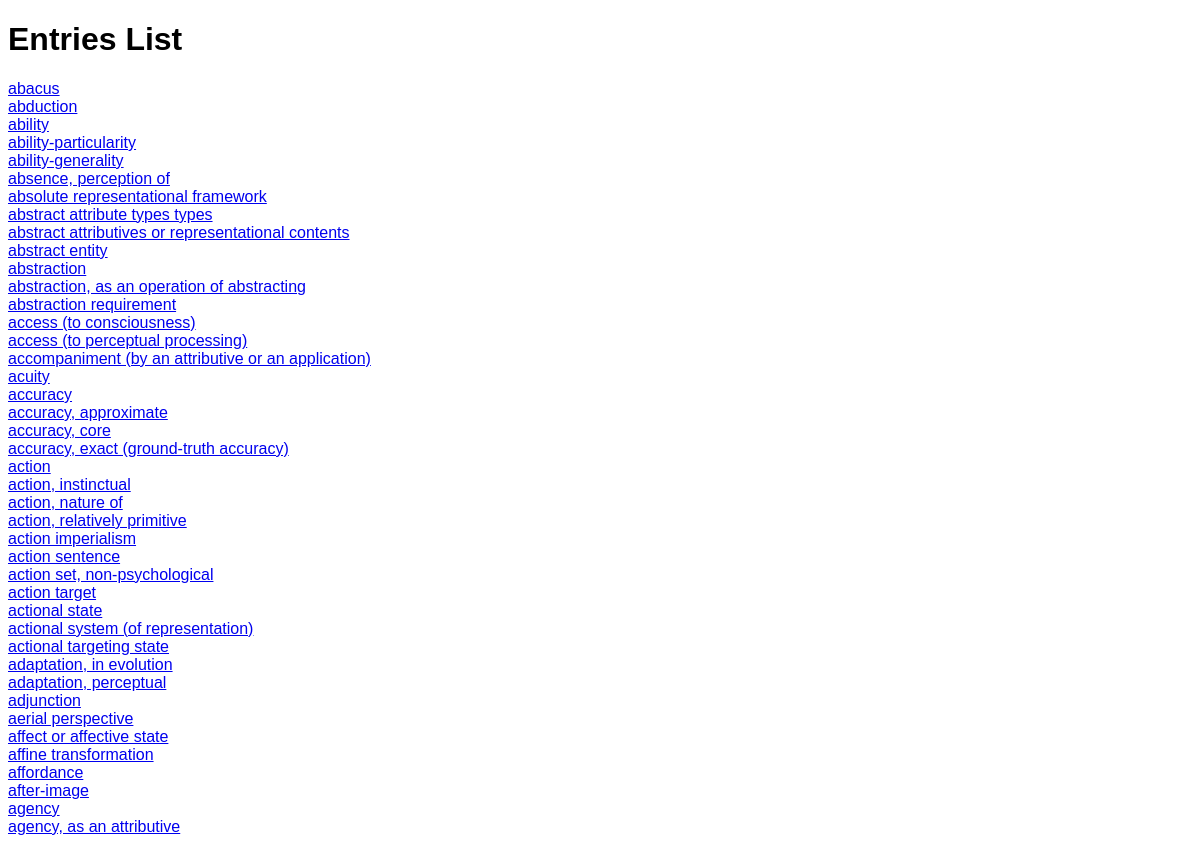
The page / on the database its author committed.
### app.py (models this page shows)
class Entries(db.Model):
    __tablename__ = 'entries_main'
    id = db.Column(db.Integer, primary_key=True)
    entry = db.Column(db.String)

### app.py (the view)
@app.route('/')
def index():
    entries = Entries.query.all()
    return render_template('entry_list.html', entries=entries)

### templates/entry_list.html
{% extends 'base.html' %}
{% block head %}
<h1>
Entries List
</h1>
{% endblock %}
{% block body %}
{% for entry in entries %}
<a href="/indiv_entry/{{entry.id}}">{{ entry.entry }}</a>
<br>
{% endfor %}
{% endblock %}

### templates/base.html (shortened to what this page needs)
<!DOCTYPE html>
<html lang="en">
<head>
    <link rel="stylesheet" href="{{ url_for('static', filename='css/main.css') }}">
    {% block head %}{% endblock %}
</head>
<body>
    {% block body %}{% endblock %}
</body>
</html>

### static/css/main.css (style rules this page uses)
body { margin: 50; font-family: sans-serif; }

### rows shown on the page
Entries: entry "abacus"
Entries: entry "abduction"
Entries: entry "ability"
Entries: entry "ability-particularity"
Entries: entry "ability-generality"
Entries: entry "absence, perception of"
Entries: entry "absolute representational framework"
Entries: entry "abstract attribute types types"
Entries: entry "abstract attributives or representational contents"
Entries: entry "abstract entity"
Entries: entry "abstraction"
Entries: entry "abstraction, as an operation of abstracting"
Entries: entry "abstraction requirement"
Entries: entry "access (to consciousness)"
Entries: entry "access (to perceptual processing)"
Entries: entry "accompaniment (by an attributive or an application)"
Entries: entry "acuity"
Entries: entry "accuracy"
Entries: entry "accuracy, approximate"
Entries: entry "accuracy, core"
Entries: entry "accuracy, exact (ground-truth accuracy)"
Entries: entry "action"
Entries: entry "action, instinctual"
Entries: entry "action, nature of"
Entries: entry "action, relatively primitive"
Entries: entry "action imperialism"
Entries: entry "action sentence"
Entries: entry "action set, non-psychological"
Entries: entry "action target"
Entries: entry "actional state"
Entries: entry "actional system (of representation)"
Entries: entry "actional targeting state"
Entries: entry "adaptation, in evolution"
Entries: entry "adaptation, perceptual"
Entries: entry "adjunction"
Entries: entry "aerial perspective"
Entries: entry "affect or affective state"
Entries: entry "affine transformation"
Entries: entry "affordance"
Entries: entry "after-image"
Entries: entry "agency"
Entries: entry "agency, as an attributive"
